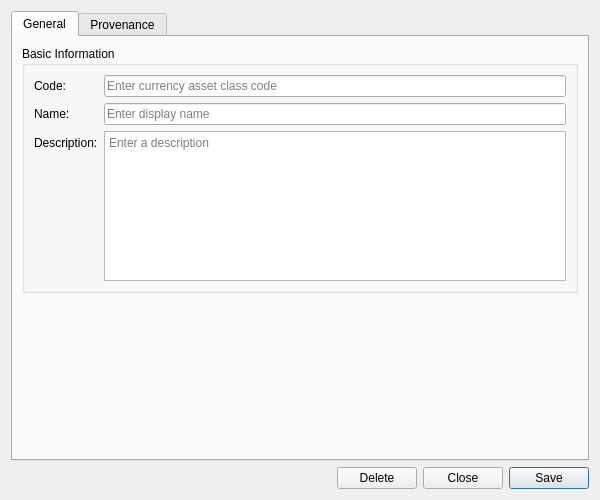
<?xml version="1.0" encoding="UTF-8"?>
<ui version="4.0">
 <class>MonetaryNatureDetailDialog</class>
 <widget class="QWidget" name="MonetaryNatureDetailDialog">
  <property name="geometry">
   <rect>
    <x>0</x>
    <y>0</y>
    <width>600</width>
    <height>500</height>
   </rect>
  </property>
  <property name="sizePolicy">
   <sizepolicy hsizetype="Preferred" vsizetype="Preferred">
    <horstretch>0</horstretch>
    <verstretch>0</verstretch>
   </sizepolicy>
  </property>
  <property name="minimumSize">
   <size>
    <width>600</width>
    <height>500</height>
   </size>
  </property>
  <property name="windowTitle">
   <string>Monetary Nature Details</string>
  </property>
  <layout class="QVBoxLayout" name="verticalLayout">
   <item>
    <widget class="QTabWidget" name="tabWidget">
     <property name="currentIndex"><number>0</number></property>
     <widget class="QWidget" name="generalTab">
      <attribute name="title"><string>General</string></attribute>
      <layout class="QVBoxLayout" name="generalLayout">
       <item>
        <widget class="QGroupBox" name="basicInfoGroup">
         <property name="title">
          <string>Basic Information</string>
         </property>
         <layout class="QFormLayout" name="formLayout">
          <item row="0" column="0">
           <widget class="QLabel" name="labelCode">
            <property name="text">
             <string>Code:</string>
            </property>
           </widget>
          </item>
          <item row="0" column="1">
           <widget class="QLineEdit" name="codeEdit">
            <property name="placeholderText">
             <string>Enter currency asset class code</string>
            </property>
           </widget>
          </item>
          <item row="1" column="0">
           <widget class="QLabel" name="labelName">
            <property name="text">
             <string>Name:</string>
            </property>
           </widget>
          </item>
          <item row="1" column="1">
           <widget class="QLineEdit" name="nameEdit">
            <property name="placeholderText">
             <string>Enter display name</string>
            </property>
           </widget>
          </item>
          <item row="2" column="0">
           <widget class="QLabel" name="labelDescription">
            <property name="text">
             <string>Description:</string>
            </property>
           </widget>
          </item>
          <item row="2" column="1">
           <widget class="QPlainTextEdit" name="descriptionEdit">
            <property name="minimumSize">
             <size>
              <width>0</width>
              <height>80</height>
             </size>
            </property>
            <property name="maximumSize">
             <size>
              <width>16777215</width>
              <height>150</height>
             </size>
            </property>
            <property name="placeholderText">
             <string>Enter a description</string>
            </property>
           </widget>
          </item>
         </layout>
        </widget>
       </item>
       <item>
        <spacer name="verticalSpacer">
         <property name="orientation">
          <enum>Qt::Vertical</enum>
         </property>
         <property name="sizeHint" stdset="0">
          <size>
           <width>20</width>
           <height>40</height>
          </size>
         </property>
        </spacer>
       </item>
      </layout>
     </widget>
     <widget class="QWidget" name="provenanceTab">
      <attribute name="title"><string>Provenance</string></attribute>
      <layout class="QVBoxLayout" name="provenanceTabLayout">
       <item>
        <widget class="ores::qt::ProvenanceWidget" name="provenanceWidget" native="true"/>
       </item>
      </layout>
     </widget>
    </widget>
   </item>
   <item>
    <layout class="QHBoxLayout" name="buttonLayout">
     <item>
      <spacer name="horizontalSpacer">
       <property name="orientation">
        <enum>Qt::Horizontal</enum>
       </property>
       <property name="sizeHint" stdset="0">
        <size>
         <width>40</width>
         <height>20</height>
        </size>
       </property>
      </spacer>
     </item>
     <item>
      <widget class="QPushButton" name="deleteButton">
       <property name="text">
        <string>Delete</string>
       </property>
      </widget>
     </item>
     <item>
      <widget class="QPushButton" name="closeButton">
       <property name="text">
        <string>Close</string>
       </property>
      </widget>
     </item>
     <item>
      <widget class="QPushButton" name="saveButton">
       <property name="text">
        <string>Save</string>
       </property>
       <property name="default">
        <bool>true</bool>
       </property>
      </widget>
     </item>
    </layout>
   </item>
  </layout>
 </widget>
 <customwidgets>
  <customwidget>
   <class>ores::qt::ProvenanceWidget</class>
   <extends>QWidget</extends>
   <header>ores.qt/ProvenanceWidget.hpp</header>
  </customwidget>
 </customwidgets>
 <resources/>
 <connections/>
</ui>
